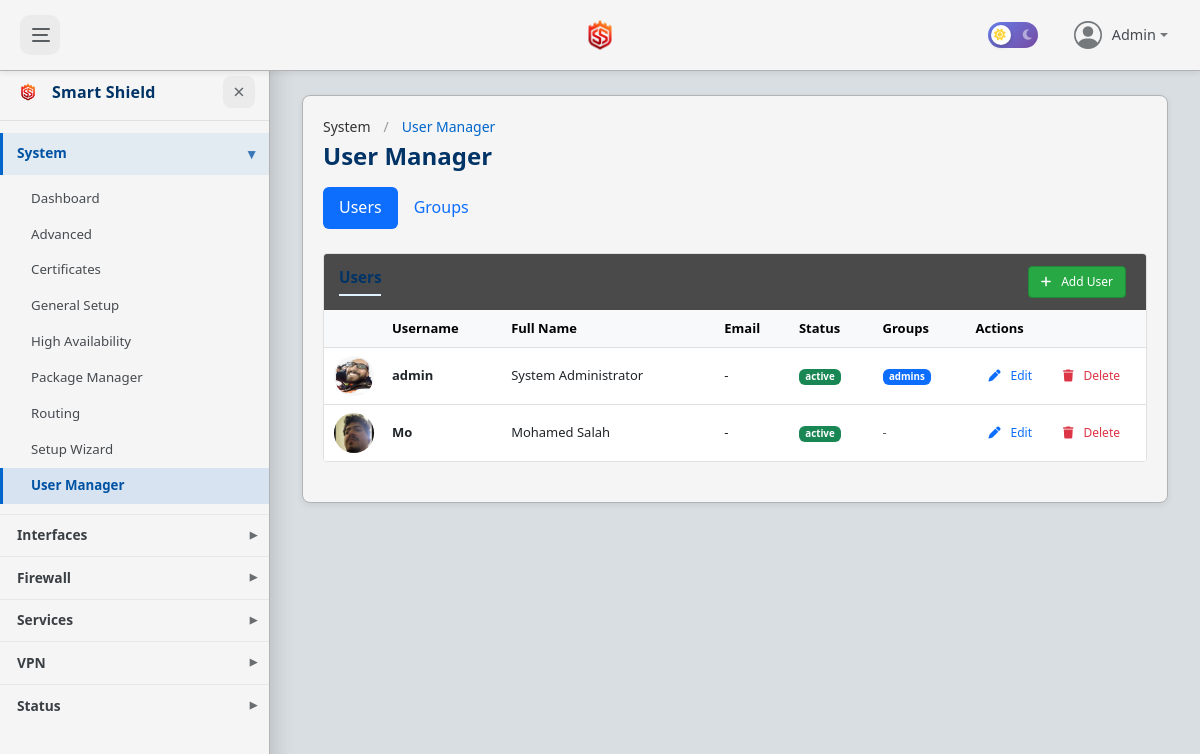
Before: /system/user-manager/ with the older database file.
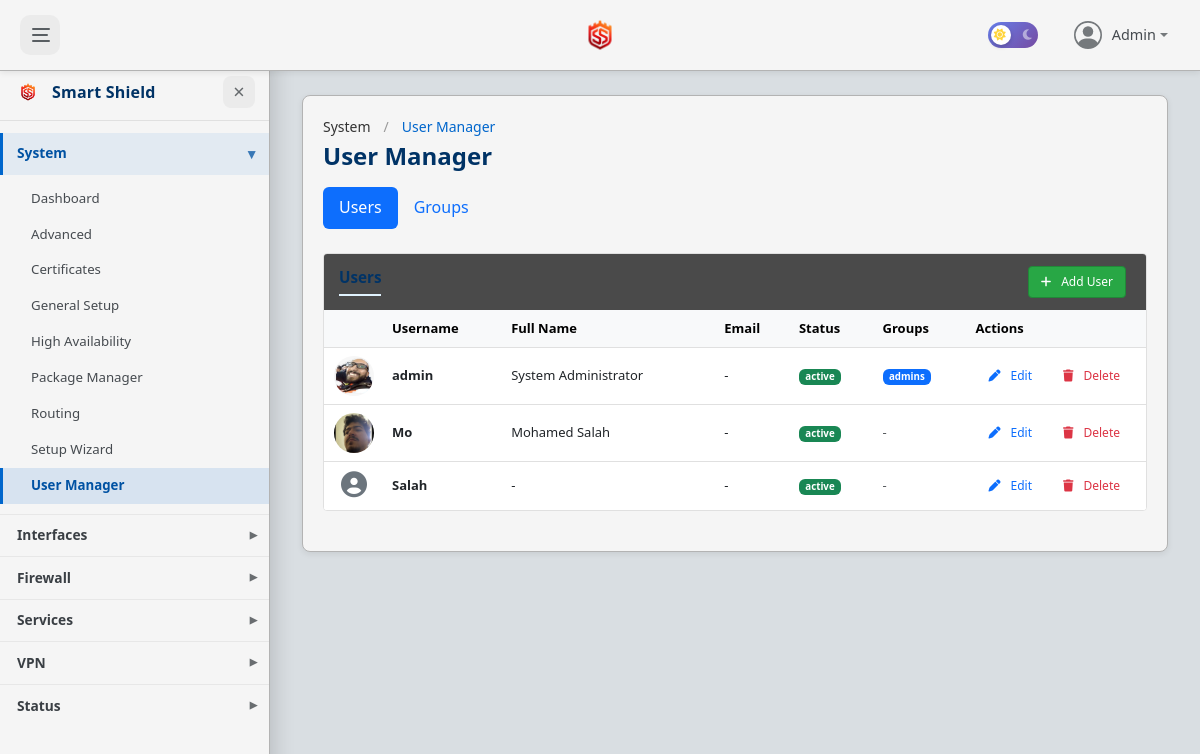
After: the same page with the newer database file.
### tables this page shows
CREATE TABLE users (
        id INTEGER PRIMARY KEY AUTOINCREMENT,
        username TEXT UNIQUE NOT NULL,
        password TEXT NOT NULL,
        full_name TEXT,
        status TEXT DEFAULT 'active',
        profile_picture TEXT,
        email TEXT,
        created_at TIMESTAMP DEFAULT CURRENT_TIMESTAMP
    );

### routes/users.py (the view)
@users_bp.route("/", methods=["GET"])
def user_manager():
    conn = get_db()
    cur = conn.cursor()
    cur.execute("""
        SELECT users.*, group_concat(groups.name, ', ') AS groups
        FROM users
        LEFT JOIN user_groups ON users.id = user_groups.user_id
        LEFT JOIN groups ON user_groups.group_id = groups.id
        GROUP BY users.id
    """)
    users = cur.fetchall()
    cur.execute("SELECT * FROM groups")
    groups = cur.fetchall()
    return render_template("user_manager.html", users=users, groups=groups)

### app/database.py (called while the page is built)
def get_db():
    conn = sqlite3.connect(DATABASE)
    conn.row_factory = sqlite3.Row
    return conn

### templates/user_manager.html (shortened to what this page needs)
{% extends 'base.html' %}
{% set title = "System - User Manager" %}
{% block main %}
<div class="container">
    <div class="page-header">
        <nav aria-label="breadcrumb">
            <ol class="breadcrumb">
                <li class="breadcrumb-item"><a href="{{ url_for('system.dashboard') }}">System</a></li>
                <li class="breadcrumb-item active" aria-current="page">User Manager</li>
            </ol>
        </nav>
        <h1>User Manager</h1>
    </div>
    <ul class="nav nav-pills mb-4">
        <li class="nav-item">
            <a class="nav-link active" href="/system/user-manager">Users</a>
        </li>
        <li class="nav-item">
            <a class="nav-link" href="/system/user-manager/groups">Groups</a>
        </li>
    </ul>
    <div class="section">
        <div class="section-header d-flex justify-content-between align-items-center">
            <h2>Users</h2>
            <button class="btn btn-success btn-sm" data-bs-toggle="modal" data-bs-target="#addUserModal">
                <i class="fa-solid fa-plus me-1"></i>Add User
            </button>
        </div>
        <div class="section-body" style="padding: 0;">
            <div class="table-responsive">
                <table class="table table-hover mb-0">
                    <thead class="table-light">
                        <tr>
                            <th style="width: 60px;"></th>
                            <th>Username</th>
                            <th>Full Name</th>
                            <th>Email</th>
                            <th>Status</th>
                            <th>Groups</th>
                            <th style="width: 140px;">Actions</th>
                        </tr>
                    </thead>
                    <tbody>
                        {% for u in users %}
                        <tr>
                            <td class="align-middle text-center">
                                {% if u.profile_picture %}
                                    <img src="{{ url_for('static', filename=u.profile_picture) }}" alt="{{ u.username }}" class="rounded-circle" style="width: 40px; height: 40px; object-fit: cover;">
                                {% else %}
                                    <i class="fa-solid fa-circle-user fa-2x text-secondary"></i>
                                {% endif %}
                            </td>
                            <td class="align-middle"><strong>{{ u.username }}</strong></td>
                            <td class="align-middle">{{ u.full_name or '-' }}</td>
                            <td class="align-middle">{{ u.email or '-' }}</td>
                            <td class="align-middle">
                                <span class="badge bg-{{ 'success' if u.status == 'active' else 'secondary' }}">
                                    {{ u.status }}
                                </span>
                            </td>
                            <td class="align-middle">
                                {% if u.groups %}
                                    <span class="badge bg-primary">{{ u.groups }}</span>
                                {% else %}
                                    <span class="text-muted">-</span>
                                {% endif %}
                            </td>
                            <td class="align-middle text-end">
                                <div class="btn-group" role="group">
                                    <a class="btn btn-outline-primary btn-sm" href="#" data-bs-toggle="modal" data-bs-target="#editModal{{ u.id }}" title="Edit User">
                                        <i class="fa-solid fa-pen me-1"></i>Edit
                                    </a>
                                    <form method="POST" action="/system/user-manager/delete/{{ u.id }}" style="display: inline;" onsubmit="return confirm('Are you sure you want to delete this user?')">
                                        <button type="submit" class="btn btn-outline-danger btn-sm" title="Delete User">
                                            <i class="fa-solid fa-trash me-1"></i>Delete
                                        </button>
                                    </form>
                                </div>
                            </td>
                        </tr>
                        {% endfor %}
                    </tbody>
                </table>
            </div>
        </div>
    </div>
</div>
{% endblock %}

### templates/base.html (shortened to what this page needs)
<!DOCTYPE html>
<html>
<head>
    <link rel="stylesheet" href="https://cdn.jsdelivr.net/npm/bootstrap@5.3.0/dist/css/bootstrap.min.css">
    <link rel="stylesheet" href="https://cdnjs.cloudflare.com/ajax/libs/font-awesome/6.5.1/css/all.min.css">
    <link rel="stylesheet" href="{{ url_for('static', filename='css/base.css') }}">
</head>
<body>
<nav class="navbar navbar-expand-lg">
    <div class="container-fluid">
        <button class="navbar-toggler" type="button" id="sidebarToggle" aria-label="Toggle sidebar">
            <span class="navbar-toggler-icon"></span>
        </button>
        <a class="navbar-brand" href="{{ url_for('system.dashboard') }}">
            <img src="{{ url_for('static', filename='images/SS.png') }}" alt="Logo">
        </a>
        <ul class="navbar-nav ms-auto">
            <li class="nav-item d-flex align-items-center me-3">
                <div class="dark-mode-toggle">
                    <label for="darkModeSwitch" class="dark-mode-label">
                        <i class="fa-solid fa-sun"></i>
                        <i class="fa-solid fa-moon"></i>
                        <span class="dark-mode-ball"></span>
                    </label>
                </div>
            </li>
            <li class="nav-item dropdown">
                <a class="nav-link dropdown-toggle d-flex align-items-center" href="#" id="userDropdown" role="button" data-bs-toggle="dropdown" aria-expanded="false">
                    <div class="user-avatar me-2">
                    </div>
                    <span class="user-name">{{ session.get('username', 'Admin') }}</span>
                </a>
            </li>
        </ul>
    </div>
</nav>
<div class="app-shell sidebar-open" id="appShell">
    <aside class="sidebar" id="sidebar">
        <div class="sidebar-header">
            <a class="sidebar-brand" href="{{ url_for('system.dashboard') }}">
                <img src="{{ url_for('static', filename='images/SS.png') }}" alt="Smart Shield" width="28" height="28">
                <span class="label">Smart Shield</span>
            </a>
            <button class="sidebar-close-btn" id="sidebarClose" aria-label="Close sidebar">&times;</button>
        </div>
        <nav class="sidebar-nav">
            <details class="side-group">
                <summary><span class="label">System</span> <span class="chev">▾</span></summary>
                <ul class="side-links">
                    <li><a href="{{ url_for('system.dashboard') }}">Dashboard</a></li>
                    <li><a href="{{ url_for('system.admin_access') }}" data-match-pattern="/system/advanced,/system/admin-access">Advanced</a></li>
                    <li><a href="{{ url_for('system.certificates') }}">Certificates</a></li>
                    <li><a href="{{ url_for('system.general_setup') }}">General Setup</a></li>
                    <li><a href="{{ url_for('system.high_availability') }}">High Availability</a></li>
                    <li><a href="{{ url_for('system.package_manager') }}">Package Manager</a></li>
                    <li><a href="{{ url_for('routing.routing_index') }}">Routing</a></li>
                    <li><a href="{{ url_for('system.setup_wizard') }}">Setup Wizard</a></li>
                    <li><a href="{{ url_for('users.user_manager') }}">User Manager</a></li>
                </ul>
            </details>
            <details class="side-group">
                <summary><span class="label">Interfaces</span> <span class="chev">▾</span></summary>
            </details>
            <details class="side-group">
                <summary><span class="label">Firewall</span> <span class="chev">▾</span></summary>
            </details>
            <details class="side-group">
                <summary><span class="label">Services</span> <span class="chev">▾</span></summary>
            </details>
            <details class="side-group">
                <summary><span class="label">VPN</span> <span class="chev">▾</span></summary>
            </details>
            <details class="side-group">
                <summary><span class="label">Status</span> <span class="chev">▾</span></summary>
            </details>
        </nav>
    </aside>
    <main class="main-content">
        {% block main %}{% endblock %}
    </main>
</div>
</body>
</html>

Changed rows visible on the page:
added users: username "Salah", full_name "-", email "-", status "active"
